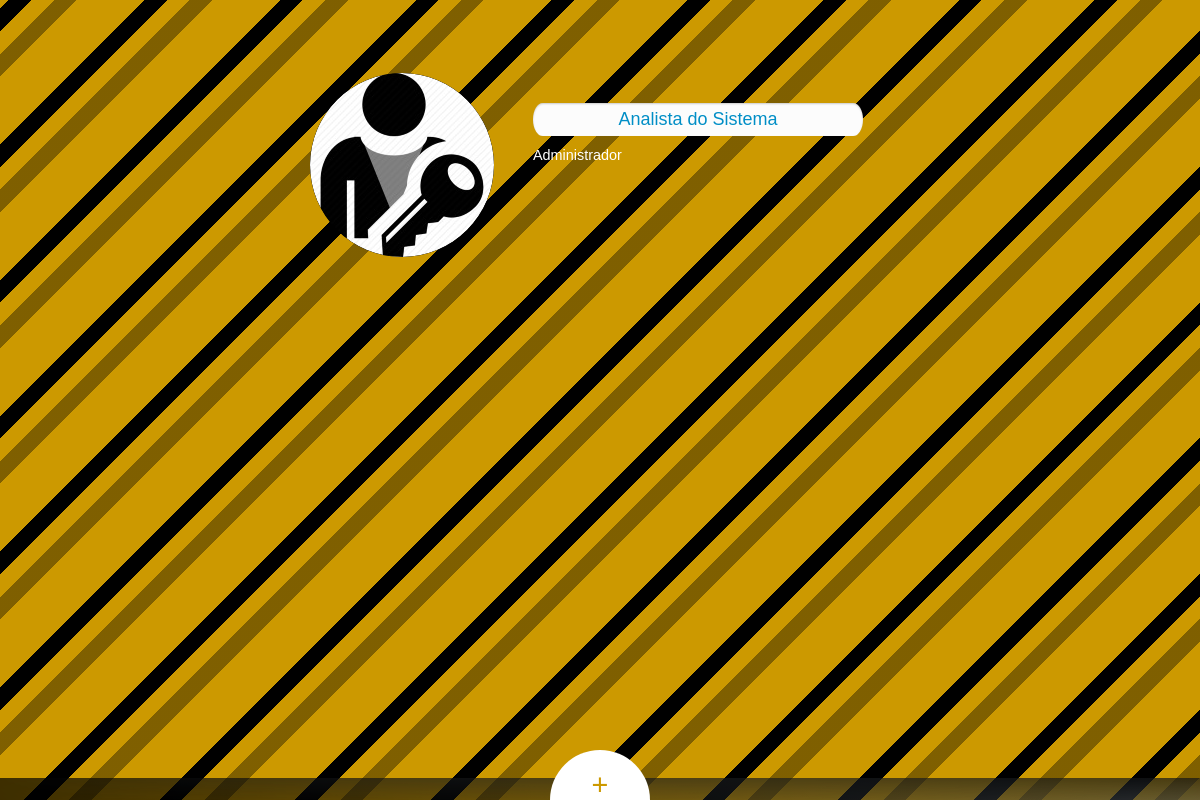
Page /Codigos/jvl/index.php/perfil (signed in) on the committed database.
### tables this page shows
CREATE TABLE `pessoa` (
  `id_pessoa` int(11) NOT NULL,
  `p_matricula` varchar(40) DEFAULT NULL,
  `p_nome` varchar(70) DEFAULT NULL,
  `p_curso` varchar(50) DEFAULT NULL,
  `p_turma` int(3) DEFAULT NULL,
  `p_avatar` int(3) DEFAULT NULL,
  `p_senha` varchar(100) DEFAULT NULL,
  `p_sexo` varchar(1) DEFAULT NULL
);

CREATE TABLE `avatar` (
  `id_avatar` int(11) NOT NULL,
  `p_link` varchar(50) NOT NULL,
  `sexo` varchar(1) NOT NULL
);

### Codigos/jvl/application/controllers/perfil.php (called while the page is built, shortened)
<?php
class Perfil extends CI_Controller {
	public function index()
	{
		if(!isset($_SESSION["login"])){
   			$_SESSION['redirecionar'] = 'perfil';
   			echo '<script type="text/javascript">window.location.replace("login");</script>';
		}else{
			$this->load->model('daoperfil');
			$data = $this->daoperfil->perfil($_SESSION["login"]);
			$this->load->helper('url');
			$this->load->view('perfil',$data);
			$this->load->view('menu_footer');
			$this->load->view('footer');
		}
	}
}

### Codigos/jvl/index.php (called while the page is built, shortened)
<?php
require_once BASEPATH.'core/CodeIgniter.php';

### Codigos/jvl/application/models/daoperfil.php (called while the page is built, shortened)
<?php
class DaoPerfil extends CI_Model {
    public function perfil($matricula)
		{
			if($matricula != 'Analista do Sistema'){
				$sql = "SELECT p.p_nome as nome, p.p_curso as curso, p.p_turma as turma, a.p_link as avatar, h.p_seg1 as seg1, h.p_seg2 as seg2, h.p_seg3 as seg3, h.p_ter1 as ter1, h.p_ter2 as ter2, h.p_ter3 as ter3, h.p_qua1 as qua1, h.p_qua2 as qua2 , h.p_qua3 as qua3, h.p_qui1 as qui1, h.p_qui2 as qui2, h.p_qui3 as qui3, h.p_sex1 as sex1, h.p_sex2 as sex2, h.p_sex3 as sex3 FROM pessoa p, avatar a,horarios h,turma t WHERE p.p_nome = '".$matricula."' AND p.p_turma = t.id_turma AND t.p_id_horario = h.id_horario AND p.p_avatar = a.id_avatar LIMIT 1";
					$query = $this->db->query($sql);
					$result['nome'] = $matricula;
					foreach ($query->result() as $row) {
						$_SESSION['avatar'] = $row->avatar;
						$result['avatar'] = $row->avatar;
						$result['curso'] = $row->curso;
						$result['turma'] = $row->turma;
						$result['seg1'] = $row->seg1;
						$result['seg2'] = $row->seg2;
						$result['seg3'] = $row->seg3;
						$result['ter1'] = $row->ter1;
						$result['ter2'] = $row->ter2;
						$result['ter3'] = $row->ter3;
						$result['qua1'] = $row->qua1;
						$result['qua2'] = $row->qua2;
						$result['qua3'] = $row->qua3;
						$result['qui1'] = $row->qui1;
						$result['qui2'] = $row->qui2;
						$result['qui3'] = $row->qui3;
						$result['sex1'] = $row->sex1;
						$result['sex2'] = $row->sex2;
						$result['sex3'] = $row->sex3;
					}
			}else{
				$sql = "SELECT p.p_nome as nome, p.p_curso as curso, a.p_link as avatar FROM pessoa p, avatar a WHERE p.p_nome = '".$matricula."' AND p.p_avatar = a.id_avatar LIMIT 1";
					$query = $this->db->query($sql);
					$result['nome'] = $matricula;
					foreach ($query->result() as $row) {
						$result['avatar'] = $row->avatar;
						$result['curso'] = $row->curso;
					}
			}
			return $result;
		}
}

### Codigos/jvl/application/views/perfil.php (the view, shortened to what this page needs)
<!DOCTYPE html>
<html lang="pt">
	<head>
		<link rel = "stylesheet" type = "text/css" href = "<?php echo base_url(); ?>css/background.css">
		<link rel = "stylesheet" type = "text/css" href = "<?php echo base_url(); ?>css/acad.css">
		<link rel = "stylesheet" type = "text/css" href = "<?php echo base_url(); ?>css/demo.css">
        <link rel = "stylesheet" type = "text/css" href = "<?php echo base_url(); ?>css/botao.css">
	</head>
	<body>
		<div class="centralizar">
			<div class="avatar">
				<center><img style="border-radius: 50%;" src="<?php echo base_url($avatar); ?>" /></center>
			</div>
			<div class="identificadores">
				<div class="identificadores-nome">
					<input class="user" style="text-align: center;width:100%;" value="<?php echo $nome;?>" disabled="TRUE"/>
				</div>
				<div class="identificadores-curso">
					<label class="botao-padrao" style="text-align: center;"><?php echo $curso;?></label>
				</div>
			</div>
		</div>
	</body>
</html>

### Codigos/jvl/css/background.css (style rules this page uses)
* { position: relative; -moz-box-sizing: border-box; box-sizing: border-box; margin: 0; padding: 0; list-style: none; outline: none; }
html, body { height: 100%; }
body { background: repeating-linear-gradient( -45deg, transparent, transparent 1em, rgba(95,95,95,0.6) 0, rgba(95,95,95,0.6) 2em, transparent 0, transparent 3em, black 0, black 4em, transparent 0, transparent 5em, #fff 0, #fff 6em ), #cc9900; background-blend-mode: multiply; color: #fff; }

### Codigos/jvl/css/acad.css (style rules this page uses)
* { -moz-box-sizing: border-box; box-sizing: border-box; margin: 0; padding: 0; list-style: none; position: relative }
html, body { height: 100%; overflow: hidden; }
body { color: #fff; padding: 20px; }
.centralizar { top: 7%; left:25%; overflow: hidden; }
.avatar { background: black; height: 184px; width: 184px; position: relative; float: left; border-radius: 50%; overflow: hidden; }
.identificadores { width: 50%; float: left; position: relative; overflow: hidden; }
.identificadores-nome { font-family: Century Gothic,CenturyGothic,AppleGothic,sans-serif; margin: 10px; margin-top: 30px; background: transparent; height: 20px; width: 50%; position: relative; float: left; left: 5%; color: black; display: table; }
.identificadores-curso { font-family: Century Gothic,CenturyGothic,AppleGothic,sans-serif; margin-left: 10px; background: transparent; height: 20px; width: 50%; position: relative; float: left; left: 5%; display: table; clear: both; }

### Codigos/jvl/css/demo.css (style rules this page uses)
body { font-family: 'Lato', Arial, sans-serif; }
.botao-padrao { padding-top: 1em; font-size: 0.9em; }

### Codigos/jvl/css/botao.css (style rules this page uses)
input.user { display: inline-block; box-sizing: content-box; padding: 6px 20px; border: none; border-radius: 32px / 54px; font: normal 18px/normal "Coda", Helvetica, sans-serif; color: rgba(0,142,198,1); text-overflow: ellipsis; background: rgba(252,252,252,1); box-shadow: 0 1px 2px 0 rgba(0,0,0,0.2) inset; text-shadow: 1px 1px 0 rgba(255,255,255,0.66) ; transition: all 200ms cubic-bezier(0.42, 0, 0.58, 1); }

### rows in the picture
pessoa: p_avatar.p_link (picture), p_nome "Analista do Sistema", p_curso "Administrador"
